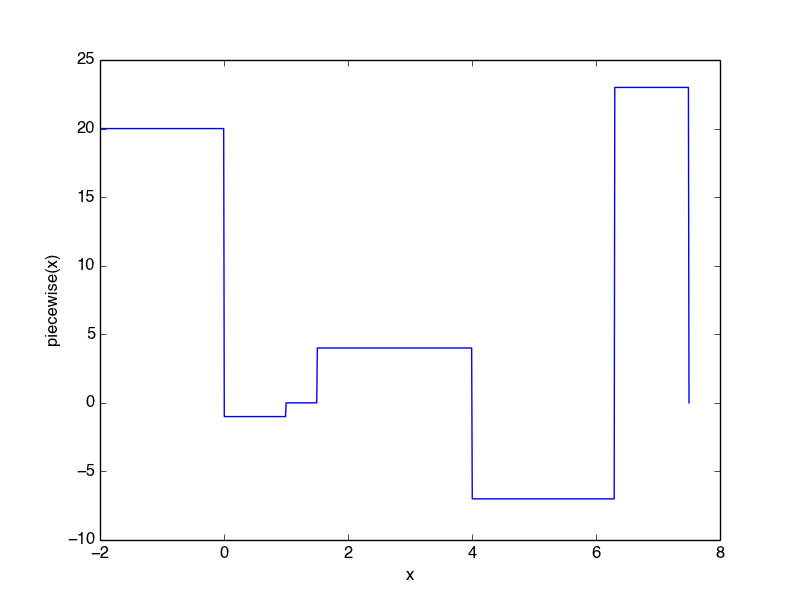

Recreate this plot in Python.
# Exercise 5.36
import numpy as np
import matplotlib.pyplot as plt
import operator


def piecewise(x, data):
    r = np.zeros(len(x))
    for i in xrange(len(data) - 1):
        cond = operator.and_(data[i][1] <= x, x < data[i + 1][1])
        r[cond] = data[i][0]
    return r


def plot_piecewise(data, xmax):
    x = np.linspace(data[0][1], xmax, 1001)
    plt.plot(x, piecewise(x, data))
    plt.xlabel('x')
    plt.ylabel('piecewise(x)')
    plt.show()

# need last pair to define final x interval
data = [(20, -2), (-1, 0), (0, 1), (4, 1.5), (-7, 4), (23, 6.3), (None, 7.5)]

plot_piecewise(data, data[-1][1])
